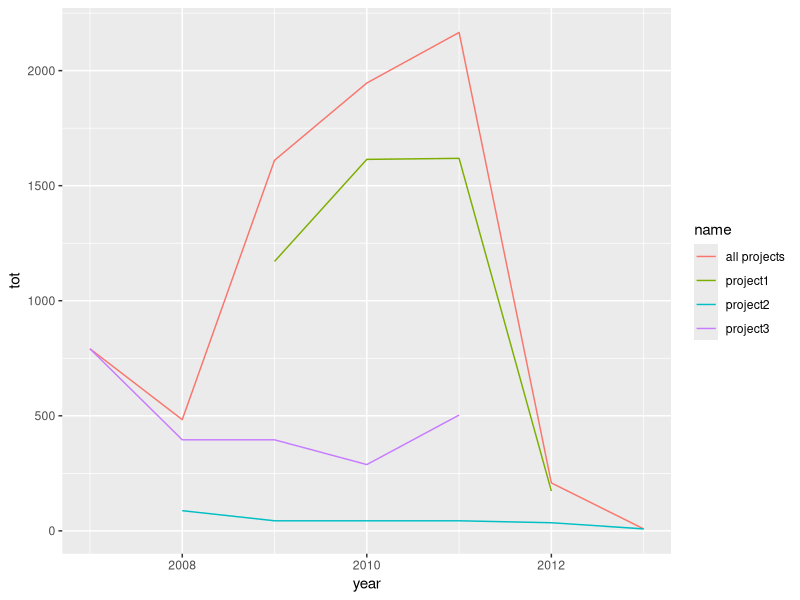

R code for this plot:
rm(list=ls())
library(plyr)
library(zoo)
library(chron)
library(ggplot2)

# ---- Mock data ----
data <- data.frame(name = c("project1", "project2", "project3"),
                   start = c("Feb-2008", "Apr-2006", "May-2005"),
                   end = c("Apr-2012", "Sep-2013", "Jul-2012"),
                   totexp = c(4577, 263, 2374))

# ---- Some constants ----
c_numAll <- 10
c_startMid <- 3
c_endMid <- 8
c_numMid <- 6
c_ratioMid <- 0.7
c_newFiscal <- "10-01"

# ---- Clearning date ----

data <- within(data, start <- as.yearmon(start, "%b-%Y"))
data <- within(data, start <- as.Date.yearmon(start, frac=0))
data <- within(data, end <- as.yearmon(end, "%b-%Y"))
data <- within(data, end <- as.Date.yearmon(end, frac=1))

# Split a project into units
f_splitIntoUnit <- function(row) {
  cost <- row[ , "totexp"] / c_numMid
  startDate <- seq(from = row[, "start"], to = row[, "end"], length.out = c_numAll)[c_startMid:c_endMid]
  endDate <- seq(from = row[, "start"], to = row[, "end"], length.out = c_numAll)[(c_startMid+1):(c_endMid+1)]
  return(data.frame(name = row[ , "name"], startDate = startDate, 
                    endDate = endDate, cost = cost))
  
}

# Turn year into fiscal year
f_splitIntoFiscalYear <- function(row) {
  if (as.Date(format(row$startDate, "%m-%d"), format="%m-%d") < as.Date(c_newFiscal, format="%m-%d")) {
    # if project start date is before the new fiscal year
    startFiscalYear <- as.numeric(format(row$startDate, "%Y"))
  } else {
    startFiscalYear <- as.numeric(format(row$startDate, "%Y")) + 1
  }
  
  if (as.Date(format(row$endDate, "%m-%d"), format="%m-%d") >= as.Date(c_newFiscal, format="%m-%d")) {
    # if project end date is after the new fiscal year
    endFiscalYear <- as.numeric(format(row$startDate, "%Y")) + 1
  } else {
    endFiscalYear <- as.numeric(format(row$startDate, "%Y"))
  }
  
  if (endFiscalYear > startFiscalYear) {
    cutpoint <- chron(paste(startFiscalYear:(endFiscalYear-1), c_newFiscal, sep="-"), format="y-m-d")
    time1 <- cutpoint - chron(format(row$startDate), format="y-m-d")
    time2 <- chron(format(row$endDate), format="y-m-d") - cutpoint
    cost1 <- as.numeric((time1 / (time1 + time2))) * row$cost
    cost2 <- row$cost - cost1
    
    data.frame(name = rep(row$name, 2), 
               year = c(startFiscalYear, endFiscalYear), time = c(time1, time2),
               cost = c(cost1, cost2))
  } else {
    time <- chron(format(row$endDate), format="y-m-d") - chron(format(row$startDate), format="y-m-d")
    data.frame(name = row$name, year = startFiscalYear, time = time, cost = row$cost)
  }
}

# Do it
df_splitIntoUnit <- ddply(data, c("name"), f_splitIntoUnit)
df_splitIntoFiscalYear <- ddply(df_splitIntoUnit, c("startDate"), f_splitIntoFiscalYear)
df_summary <- ddply(df_splitIntoFiscalYear, c("year"), summarize, tot = sum(cost))
df_summary <- data.frame(name = rep("all projects", nrow(df_summary)), df_summary)
df_summary2 <- ddply(df_splitIntoFiscalYear, c("name", "year"), summarize, tot = sum(cost))
df_summary3 <- rbind(df_summary2, df_summary)

# Preview the result
df_summary
df_summary3

# Plot the result
ggplot() + 
  geom_line(data=df_summary3, aes(x=year, y=tot, col=name))
ggsave("cost_curve.png")
